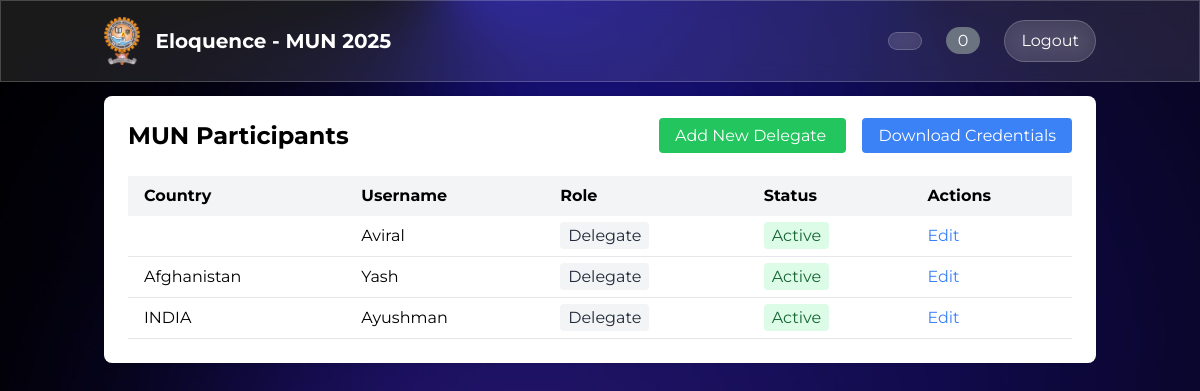
/manage-users/ (signed in), run on the app's committed database.
### core/models.py (models this page shows, shortened)
class User(AbstractUser):
    is_eb = models.BooleanField(default=False)
    country = models.CharField(max_length=100)
    flag = models.ImageField(upload_to='flags/', null=True, blank=True)
    last_activity = models.DateTimeField(default=timezone.now)
    groups = models.ManyToManyField(
        'auth.Group',
        related_name='custom_user_set',
        blank=True,
        verbose_name='groups',
        help_text='The groups this user belongs to.',
    )
    user_permissions = models.ManyToManyField(
        'auth.Permission',
        related_name='custom_user_set',
        blank=True,
        verbose_name='user permissions',
        help_text='Specific permissions for this user.',
    )
    def update_last_activity(self):
        self.last_activity = timezone.now()
        self.save()

### core/views.py (the view)
# urls.py: path('manage-users/', views.user_management, name='user_management'),
@user_passes_test(is_superuser)
def user_management(request):
    users = User.objects.all().order_by('country')
    return render(request, 'user_management.html', {'users': users})

### core/context_processor.py (called while the page is built)
def year_processor(request):
    return {
        'current_year': datetime.now().year
    }

### core/views.py (called while the page is built)
def is_superuser(user):
    return user.is_superuser

### templates/user_management.html
{% extends 'base.html' %}
{% block content %}
<div class="container mx-auto p-4">
    <div class="bg-white rounded-lg shadow p-6">
        <div class="flex justify-between items-center mb-6">
            <h2 class="text-2xl font-bold">MUN Participants</h2>
            <div class="space-x-4">
                <a href="{% url 'admin:core_user_add' %}"
                   class="bg-green-500 text-white px-4 py-2 rounded hover:bg-green-600">
                    Add New Delegate
                </a>
                <a href="{% url 'generate_credentials' %}"
                   class="bg-blue-500 text-white px-4 py-2 rounded hover:bg-blue-600">
                    Download Credentials
                </a>
            </div>
        </div>
        <div class="overflow-x-auto">
            <table class="min-w-full table-auto">
                <thead>
                    <tr class="bg-gray-100">
                        <th class="px-4 py-2 text-left">Country</th>
                        <th class="px-4 py-2 text-left">Username</th>
                        <th class="px-4 py-2 text-left">Role</th>
                        <th class="px-4 py-2 text-left">Status</th>
                        <th class="px-4 py-2 text-left">Actions</th>
                    </tr>
                </thead>
                <tbody>
                    {% for user in users %}
                    <tr class="border-b">
                        <td class="px-4 py-2">{{ user.country }}</td>
                        <td class="px-4 py-2">{{ user.username }}</td>
                        <td class="px-4 py-2">
                            {% if user.is_eb %}
                                <span class="bg-blue-100 text-blue-800 px-2 py-1 rounded">EB</span>
                            {% else %}
                                <span class="bg-gray-100 text-gray-800 px-2 py-1 rounded">Delegate</span>
                            {% endif %}
                        </td>
                        <td class="px-4 py-2">
                            {% if user.is_active %}
                                <span class="bg-green-100 text-green-800 px-2 py-1 rounded">Active</span>
                            {% else %}
                                <span class="bg-red-100 text-red-800 px-2 py-1 rounded">Inactive</span>
                            {% endif %}
                        </td>
                        <td class="px-4 py-2">
                            <a href="{% url 'admin:core_user_change' user.id %}"
                               class="text-blue-500 hover:text-blue-700">Edit</a>
                        </td>
                    </tr>
                    {% endfor %}
                </tbody>
            </table>
        </div>
    </div>
</div>
{% endblock %}

### data on the page
User: username "Aviral", is_eb "Delegate", is_active "Active"
User: country "Afghanistan", username "Yash", is_eb "Delegate", is_active "Active"
User: country "INDIA", username "Ayushman", is_eb "Delegate", is_active "Active"
